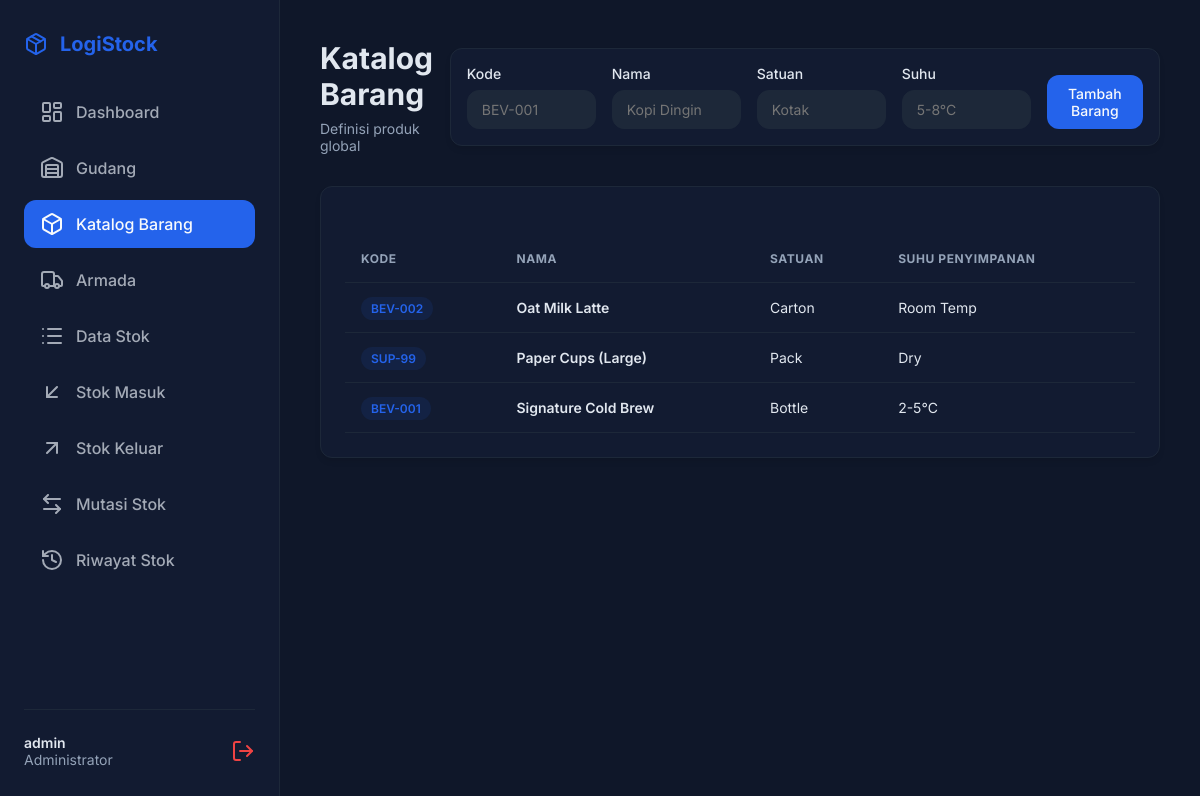
Page /items.php (signed in) on the committed database.
### tables this page shows
CREATE TABLE IF NOT EXISTS items (
    id INT AUTO_INCREMENT PRIMARY KEY,
    code VARCHAR(50) NOT NULL UNIQUE,
    name VARCHAR(100) NOT NULL,
    unit VARCHAR(20) NOT NULL,  
    storage_temp VARCHAR(50),  
    created_at TIMESTAMP DEFAULT CURRENT_TIMESTAMP
);

### items.php (called while the page is built, shortened)
<?php
require_once 'includes/db.php';
require_once 'models/item.php';
$items = item_all($pdo);
require 'views/layout/header.php';
require 'views/item/index.php';
require 'views/layout/footer.php';

### models/item.php (called while the page is built, shortened)
<?php
function item_all($pdo) {
    return $pdo->query("SELECT * FROM items ORDER BY name ASC")->fetchAll();
}

### views/item/index.php (the view, shortened to what this page needs)
<div class="header-actions">
    <div>
        <h1>Katalog Barang</h1>
        <p class="subtitle">Definisi produk global</p>
    </div>
    <form method="POST" action="items.php" class="card" style="padding: 1rem; display: flex; gap: 1rem; align-items: flex-end; margin-bottom: 0;">
        <div class="form-group" style="margin-bottom: 0;">
            <label>Kode</label>
            <input type="text" name="code" required placeholder="BEV-001">
        </div>
        <div class="form-group" style="margin-bottom: 0;">
            <label>Nama</label>
            <input type="text" name="name" required placeholder="Kopi Dingin">
        </div>
        <div class="form-group" style="margin-bottom: 0;">
            <label>Satuan</label>
            <input type="text" name="unit" required placeholder="Kotak">
        </div>
        <div class="form-group" style="margin-bottom: 0;">
            <label>Suhu</label>
            <input type="text" name="storage_temp" placeholder="5-8°C">
        </div>
        <button type="submit" class="btn btn-primary">Tambah Barang</button>
    </form>
</div>
<div class="card">
    <div class="table-container">
        <table>
            <thead>
                <tr>
                    <th>Kode</th>
                    <th>Nama</th>
                    <th>Satuan</th>
                    <th>Suhu Penyimpanan</th>
                </tr>
            </thead>
            <tbody>
                <?php foreach ($items as $item): ?>
                <tr>
                    <td><span class="badge badge-info"><?= htmlspecialchars($item['code']) ?></span></td>
                    <td style="font-weight: 600;"><?= htmlspecialchars($item['name']) ?></td>
                    <td><?= htmlspecialchars($item['unit']) ?></td>
                    <td><?= htmlspecialchars($item['storage_temp']) ?: '-' ?></td>
                </tr>
                <?php endforeach; ?>
            </tbody>
        </table>
    </div>
</div>

### views/layout/header.php (shortened to what this page needs)
<!DOCTYPE html>
<html lang="en">
<head>
</head>
<body>
    <?php
        $currentFile = basename($_SERVER['PHP_SELF']);
        $isAdmin = $_SESSION['role'] === 'admin';
    ?>
    <aside>
        <a href="dashboard.php" class="logo">
            <i data-lucide="package"></i>
            <span>LogiStock</span>
        </a>
        <nav>
            <a href="dashboard.php" class="<?= $currentFile === 'dashboard.php' ? 'active' : '' ?>">
                <i data-lucide="layout-dashboard"></i> Dashboard
            </a>
            <?php if ($isAdmin): ?>
                <a href="warehouses.php" class="<?= $currentFile === 'warehouses.php' ? 'active' : '' ?>">
                    <i data-lucide="warehouse"></i> Gudang
                </a>
                <a href="items.php" class="<?= $currentFile === 'items.php' ? 'active' : '' ?>">
                    <i data-lucide="box"></i> Katalog Barang
                </a>
                <a href="fleets.php" class="<?= $currentFile === 'fleets.php' ? 'active' : '' ?>">
                    <i data-lucide="truck"></i> Armada
                </a>
            <?php endif; ?>
            <a href="stock.php" class="<?= $currentFile === 'stock.php' ? 'active' : '' ?>">
                <i data-lucide="list"></i> Data Stok
            </a>
            <a href="inventory.php?action=in" class="<?= $currentFile === 'inventory.php' && ($_GET['action'] ?? '') === 'in' ? 'active' : '' ?>">
                <i data-lucide="arrow-down-left"></i> Stok Masuk
            </a>
            <a href="inventory.php?action=out" class="<?= $currentFile === 'inventory.php' && ($_GET['action'] ?? '') === 'out' ? 'active' : '' ?>">
                <i data-lucide="arrow-up-right"></i> Stok Keluar
            </a>
            <a href="transfers.php" class="<?= $currentFile === 'transfers.php' || $currentFile === 'transfers_create.php' ? 'active' : '' ?>">
                <i data-lucide="arrow-left-right"></i> Mutasi Stok
            </a>
            <a href="reports.php" class="<?= $currentFile === 'reports.php' ? 'active' : '' ?>">
                <i data-lucide="history"></i> Riwayat Stok
            </a>
        </nav>
        <div class="user-info">
            <div>
                <p style="font-size: 0.875rem; font-weight: 600;"><?= htmlspecialchars($_SESSION['username'] ?? 'Pengguna') ?></p>
                <p class="subtitle" style="text-transform: capitalize;"><?= $_SESSION['role'] === 'admin' ? 'Administrator' : 'Staf' ?></p>
            </div>
            <a href="logout.php" class="logout-btn">
                <i data-lucide="log-out">Logout</i>
            </a>
        </div>
    </aside>
    <main>

### views/layout/footer.php (shortened to what this page needs)
    </main>
</body>
</html>

### views/layout/header.php (style rules this page uses)
:root { --primary: hsl(221, 83%, 53%); --primary-foreground: hsl(210, 40%, 98%); --background: hsl(222, 47%, 11%); --foreground: hsl(213, 31%, 91%); --card: hsl(222, 47%, 13%); --card-foreground: hsl(213, 31%, 91%); --border: hsl(217, 32%, 17%); --input: hsl(217, 32%, 17%); --ring: hsl(224, 76%, 48%); --radius: 0.75rem; --success: hsl(142, 70%, 45%); --destructive: hsl(0, 84%, 60%); }
* { margin: 0; padding: 0; box-sizing: border-box; font-family: 'Inter', sans-serif; }
body { background-color: var(--background); color: var(--foreground); min-height: 100vh; display: grid; grid-template-columns: 280px 1fr; }
aside { background-color: var(--card); border-right: 1px solid var(--border); padding: 2rem 1.5rem; display: flex; flex-direction: column; gap: 2rem; position: sticky; top: 0; height: 100vh; overflow: auto; }
.logo { font-size: 1.25rem; font-weight: 700; color: var(--primary); display: flex; align-items: center; gap: 0.75rem; text-decoration: none; }
nav { display: flex; flex-direction: column; gap: 0.5rem; flex-grow: 1; }
nav a { padding: 0.75rem 1rem; color: var(--foreground); text-decoration: none; border-radius: var(--radius); font-weight: 500; display: flex; align-items: center; gap: 0.75rem; transition: all 0.2s ease; opacity: 0.7; }
nav a.active { background-color: var(--primary); color: var(--primary-foreground); opacity: 1; }
.user-info { border-top: 1px solid var(--border); padding-top: 1.5rem; display: flex; align-items: center; justify-content: space-between; }
.logout-btn { color: var(--destructive); text-decoration: none; display: flex; align-items: center; gap: 0.5rem; font-size: 0.875rem; }
main { padding: 2.5rem; max-width: 1400px; margin: 0 auto; width: 100%; }
.header-actions { display: flex; justify-content: space-between; align-items: center; margin-bottom: 2rem; }
h1 { font-size: 1.875rem; font-weight: 700; margin-bottom: 0.5rem; }
.subtitle { color: hsl(215, 20%, 65%); font-size: 0.875rem; }
.card { background-color: var(--card); border: 1px solid var(--border); border-radius: var(--radius); padding: 1.5rem; box-shadow: 0 4px 6px -1px rgb(0 0 0 / 0.1); }
.btn { padding: 0.625rem 1.25rem; border-radius: var(--radius); font-weight: 500; cursor: pointer; transition: background 0.2s; border: none; display: inline-flex; align-items: center; gap: 0.5rem; text-decoration: none; font-size: 0.875rem; }
.btn-primary { background-color: var(--primary); color: var(--primary-foreground); }
.table-container { width: 100%; overflow-x: auto; margin-top: 1.5rem; }
table { width: 100%; border-collapse: collapse; text-align: left; }
th { padding: 1rem; font-size: 0.75rem; text-transform: uppercase; letter-spacing: 0.05em; color: hsl(215, 20%, 65%); border-bottom: 1px solid var(--border); }
td { padding: 1rem; border-bottom: 1px solid var(--border); font-size: 0.875rem; }
.badge { padding: 0.25rem 0.625rem; border-radius: 9999px; font-size: 0.75rem; font-weight: 600; text-transform: uppercase; }
.badge-info { background: hsla(221, 83%, 53%, 0.1); color: var(--primary); }
.form-group { margin-bottom: 1.25rem; }
label { display: block; font-size: 0.875rem; font-weight: 500; margin-bottom: 0.5rem; }
input, select, textarea { width: 100%; padding: 0.625rem 0.875rem; background-color: var(--input); border: 1px solid var(--border); border-radius: var(--radius); color: var(--foreground); font-size: 0.875rem; }

### rows in the picture
items: code "BEV-002", name "Oat Milk Latte", unit "Carton", storage_temp "Room Temp"
items: code "SUP-99", name "Paper Cups (Large)", unit "Pack", storage_temp "Dry"
items: code "BEV-001", name "Signature Cold Brew", unit "Bottle", storage_temp "2-5°C"

### other values in the picture
$_SESSION['username'] "admin"
